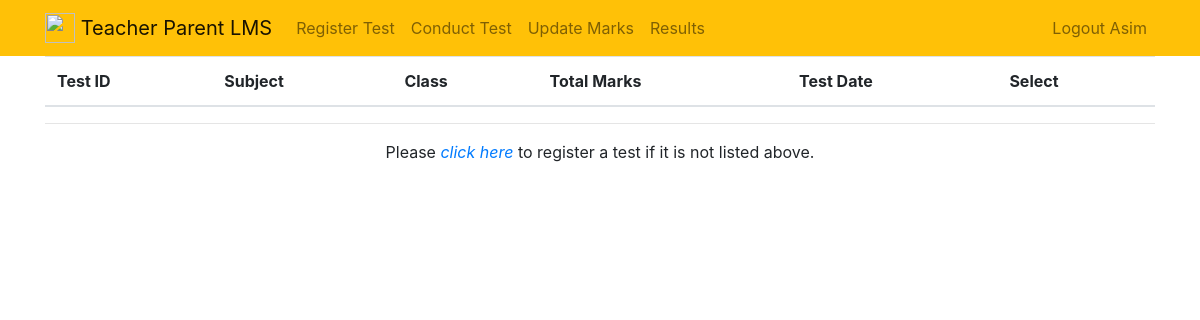
The page /tests/select/ (signed in) on the database as committed earlier.
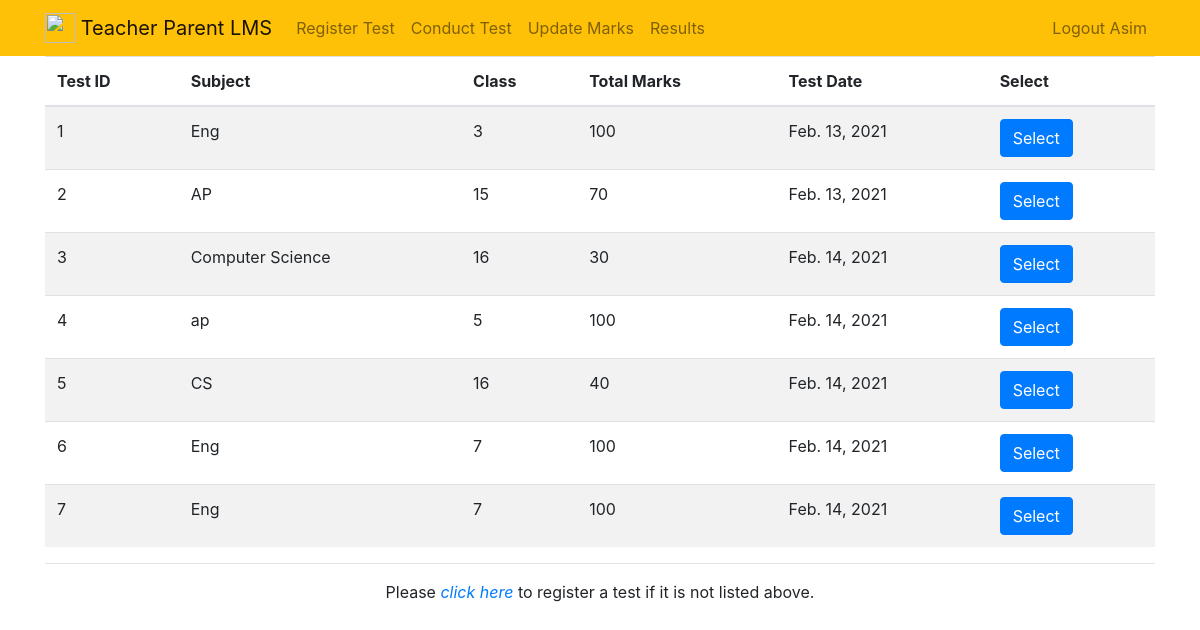
The same page on the database as committed later.
### test_conducts/models.py (models this page shows, shortened)
class StudentTests(models.Model):
    test_id = models.AutoField(verbose_name='Test ID', primary_key=True)
    date = models.DateField(verbose_name='Test Date', auto_now_add=True)
    total_marks = models.IntegerField(verbose_name='Max Marks', default=100)
    subject = models.CharField(verbose_name='Subject Name', max_length=20)
    teacher_id = models.ForeignKey(
        to='users.Teacher', verbose_name='Teacher ID', to_field='ssn', on_delete=models.CASCADE)
    standard = models.IntegerField(verbose_name='Class', blank=True)

### test_conducts/views.py (the view)
# urls.py: path('select/', views.select, name='select'),
@login_required
def select(request):
    if request.method == 'GET':
        all_tests = StudentTests.objects.filter(teacher_id=request.user.id)
        return render(request, 'select.html', {'tests': all_tests})

### test_conducts/templates/select.html
{% extends 'base.html' %}
{% block content %}
<table class="table table-striped table-hover">
    <thead>
        <tr>
            <th scope="col">Test ID</th>
            <th scope="col">Subject</th>
            <th scope="col">Class</th>
            <th scope="col">Total Marks</th>
            <th scope="col">Test Date</th>
            <th scope="col">Select</th>
        </tr>
    </thead>
    <tbody>
        {% for test in tests %}
        <tr>
            <td>{{test.test_id}}</td>
            <td>{{test.subject}}</td>
            <td>{{test.standard}}</td>
            <td>{{test.total_marks}}</td>
            <td>{{test.date}}</td>
            <td>
                <a class="btn btn-primary" href="{% url 'conduct' test.test_id %}">
                    Select
                </a>
            </td>
        </tr>
        {% endfor %}
    </tbody>
</table>
<hr>
<div class="text-center">
    Please <a href="{% url 'add_test' %}"><i>click here</i></a> to register a test if it is not listed above.
</div>
{% endblock %}

Rows that differ between the two databases and show on the page:
now on this page (row edited): StudentTests: test_id "1", subject "Eng", standard "3", total_marks "100", date "Feb. 13, 2021"
now on this page (row edited): StudentTests: test_id "2", subject "AP", standard "15", total_marks "70", date "Feb. 13, 2021"
now on this page (row edited): StudentTests: test_id "3", subject "Computer Science", standard "16", total_marks "30", date "Feb. 14, 2021"
added StudentTests: test_id "4", subject "ap", standard "5", total_marks "100", date "Feb. 14, 2021"
added StudentTests: test_id "5", subject "CS", standard "16", total_marks "40", date "Feb. 14, 2021"
added StudentTests: test_id "6", subject "Eng", standard "7", total_marks "100", date "Feb. 14, 2021"
added StudentTests: test_id "7", subject "Eng", standard "7", total_marks "100", date "Feb. 14, 2021"
